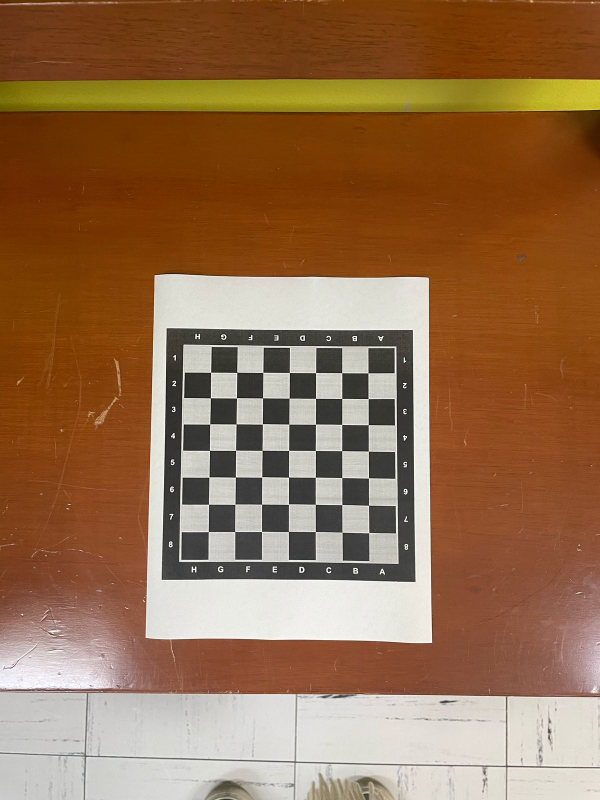
#> input picture ElissaCastellanos_MythiliKasibhatla/imagenes/img_chessboard/chessboard1.jpeg, 1200 x 1600 px, found by its file name (shown at 1/2 size)
$ jupyter execute --allow-errors Parcial1_CastellanosKasibhatla.ipynb
#> lines starting #> are read from the running program, lines starting #| are printed output that depends on the picture
#> further down, img is the input picture: shape (1600, 1200, 3); mean B, G, R 78.1, 110.8, 149
#> `gray = cv2.cvtColor(img, cv2.COLOR_BGR2GRAY)`:
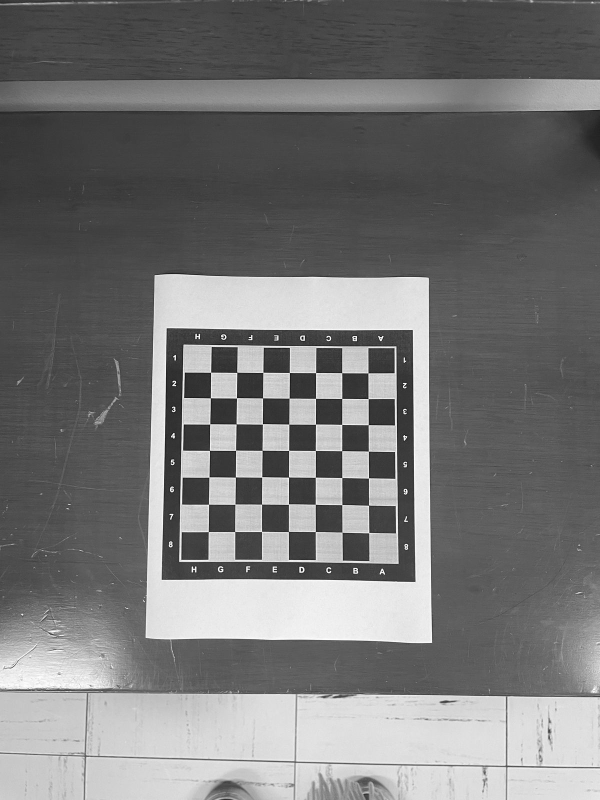
#> gray: shape (1600, 1200) (shown at 1/2 size); min 0, max 255, mean 118.5
#> `ret, corners = cv2.findChessboardCorners(gray, chessboard_size)`: ret = True; corners = 49 rows, first 8: [421.8, 744.8], [474.3, 745], [526.4, 745], [579, 745.5], [631.8, 745.9], [684.2, 746.1], [736.5, 746.3], [421.2, 796.2]
#> pass 2 of the loop `for fname in images:`:
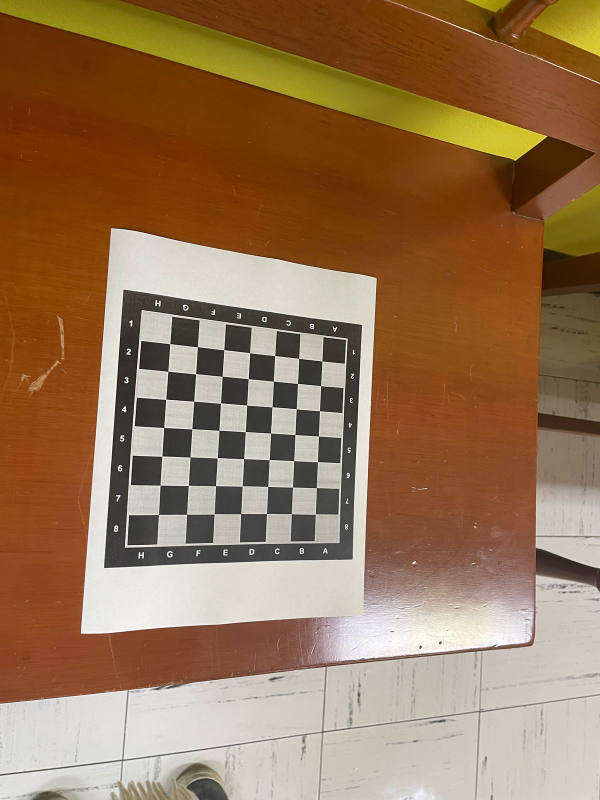
#> input picture ElissaCastellanos_MythiliKasibhatla/imagenes/img_chessboard/chessboard2.jpeg, 1200 x 1600 px, found by its file name (shown at 1/2 size)
#> img is the input picture: shape (1600, 1200, 3); mean B, G, R 85.7, 117.8, 150.3
#> `gray = cv2.cvtColor(img, cv2.COLOR_BGR2GRAY)`:
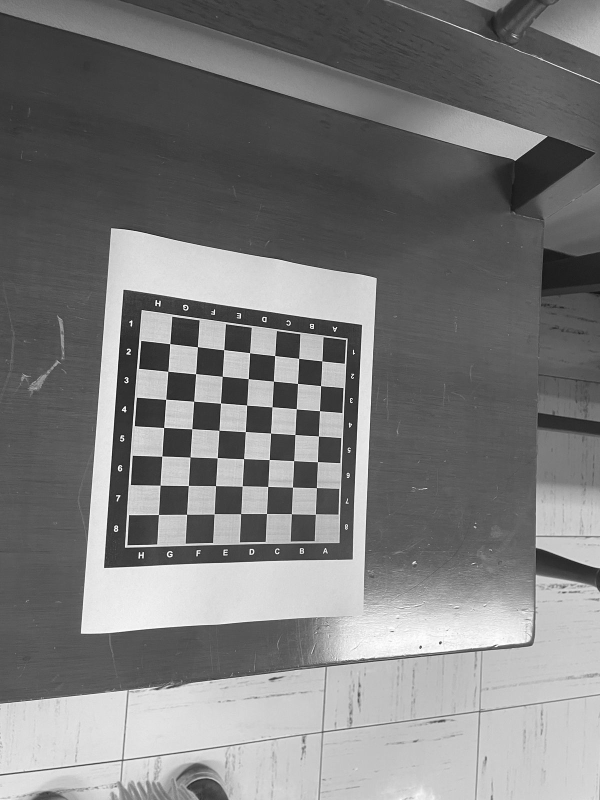
#> gray: shape (1600, 1200) (shown at 1/2 size); min 0, max 255, mean 123.9
#> corners = 49 rows, first 8: [340.1, 687.7], [395.3, 694], [448.2, 699.7], [499.7, 705.9], [549.9, 711.6], [598, 717.2], [644.3, 722.3], [336.3, 743]
#> pass 3 of the loop `for fname in images:`:
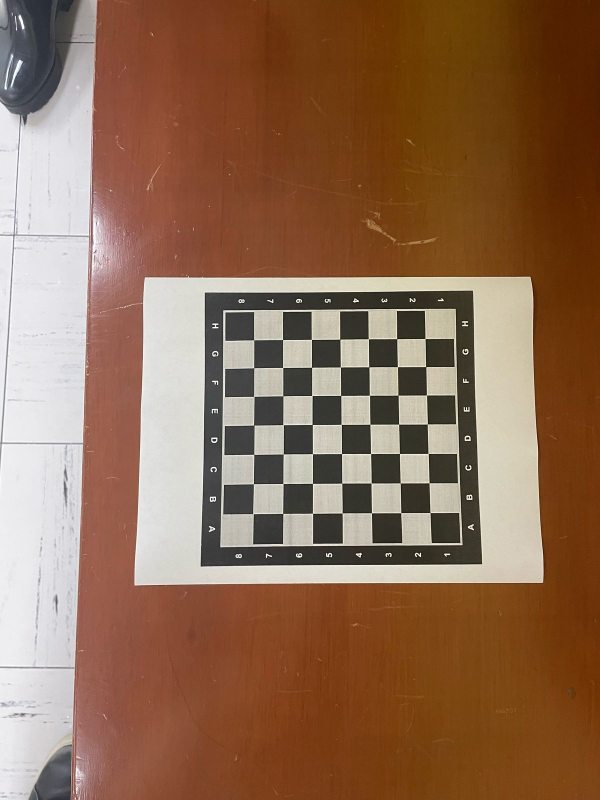
#> input picture ElissaCastellanos_MythiliKasibhatla/imagenes/img_chessboard/chessboard3.jpeg, 1200 x 1600 px, found by its file name (shown at 1/2 size)
#> img is the input picture: shape (1600, 1200, 3); mean B, G, R 83.5, 108.1, 143
#> `gray = cv2.cvtColor(img, cv2.COLOR_BGR2GRAY)`:
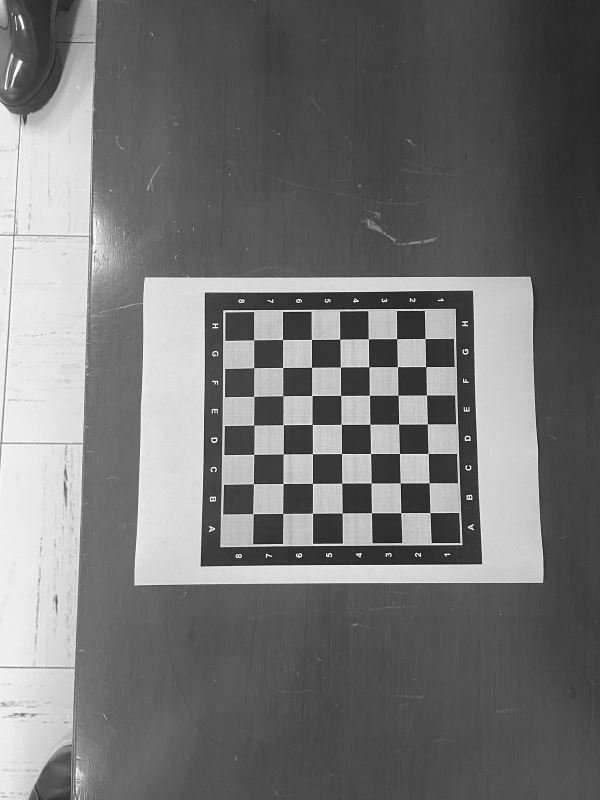
#> gray: shape (1600, 1200) (shown at 1/2 size); min 0, max 255, mean 115.8
#> corners = 49 rows, first 8: [850.5, 677.5], [852, 733.8], [853.6, 790.5], [854.8, 848.4], [856.6, 907.3], [858.5, 966.2], [860.5, 1025.6], [794, 677.8]
# Parcial 1: Reconstrucción 3D en Visión Computacional
##### Por: Elissa Castellanos y Mythili Kasibhatla

[cell 1]
#Importamos las librerías necesarias para el desarollo del trabajo
import cv2  # Librería de visión por computadora
import numpy as np  # Librería para manejar arreglos numéricos y operaciones matemáticas
import os  # Librería para interactuar con el sistema operativo
import open3d as o3d  # Librería para trabajar con nubes de puntos y modelos 3D
import matplotlib.pyplot as plt  # Librería para visualización de gráficos e imágenes

#### 1. Calibración de la cámara

Antes de realizar la reconstrucción 3D con Structure from Motion (SfM), es necesario calibrar la cámara para obtener sus parámetros intrínsecos y corregir cualquier distorsión óptica en las imágenes.

Para realizar esto utilizamos la calibración de la cámara que realizamos en el trabajo pasado de ChessBoard Calibration, donde tomamos fotos de un patrón de ajedrez, utilizamos OpenCV para identificar las esquinas y con esta información ejecutamos la función cv2.calibrateCamera() para obtener:
- Matriz de la cámara K (Parámetros intrínsecos)
- Coeficientes de distorción (Para corregir deformaciónes ópticas dadas por errores de la cámara utilizada)
- Vectores de rotación y traslación (Parámetros extrínsicos)

El código que utilizamos es el siguiente:

[cell 2]
# Parámetros del tablero de ajedrez
chessboard_size = (7,7) #Con esta linea determinamos el tamaño del tablero de ajedrez de la foto
#Definimos el numero de esquinas internas que tiene el tablero para que luego la función de OpenCV nos permita identificarlas en la imagen.

#Creamos una matriz del la cantidad de filas de los puntos interiores del tablero y con 3 columnas para representar el espacio de las coordenadas del mundo real, asumiendo que z = 0
objp = np.zeros((chessboard_size[0] * chessboard_size[1], 3), np.float32)
objp[:, :2] = np.mgrid[0:chessboard_size[0], 0:chessboard_size[1]].T.reshape(-1, 2)
#Generamos dos matrices, una de las coordenadas x de los puntos en la cuadricula y otra de las coordenadas y de los puntos en la cuadrícula

# Listas para almacenar puntos 3D y puntos 2D
objpoints = []  # Puntos en el mundo real (3D)
imgpoints = []  # Puntos en la imagen (2D)

# Aquí cargamos todas las imagenes que tomamos del tablero en diferentes orientaciones pero misma distancia.
images = [
    "imagenes\img_chessboard\chessboard1.jpeg",
    "imagenes\img_chessboard\chessboard2.jpeg",
    "imagenes\img_chessboard\chessboard3.jpeg",
    "imagenes\img_chessboard\chessboard4.jpeg",
    "imagenes\img_chessboard\chessboard5.jpeg",
    "imagenes\img_chessboard\chessboard6.jpeg",
    "imagenes\img_chessboard\chessboard7.jpeg",
    "imagenes\img_chessboard\chessboard8.jpeg",
]

#> (the rest of this cell did not finish here and is left out)

#### 2. Preprocesamiento de imagenes
Una vez capturadas las imágenes, es necesario prepararlas para la detección de características. Por lo tanto las convertimos a escala de grises. Esto es útil porque elimina la información de color, reduciendo la cantidad de datos a procesar y mejorando la eficiencia de los algoritmos de detección de características. Además, algunos detectores de características están diseñados para trabajar con imágenes en escala de grises, lo que permite una mejor extracción de puntos clave.

[cell 3]
# Definir la carpeta donde se encuentran las imágenes
image_folder = "imagenes\img_aguila"
#> image_folder = 'imagenes\\img_aguila'

# Obtener la lista de archivos de imagen en la carpeta y ordenarlos alfabéticamente
image_files = sorted([f for f in os.listdir(image_folder) if f.endswith(('.jpg', '.jpeg', '.png'))])
#> image_files = 3 items

# Cargar imágenes en escala de grises desde la carpeta especificada
images = [cv2.imread(os.path.join(image_folder, fname), cv2.IMREAD_GRAYSCALE) for fname in image_files]
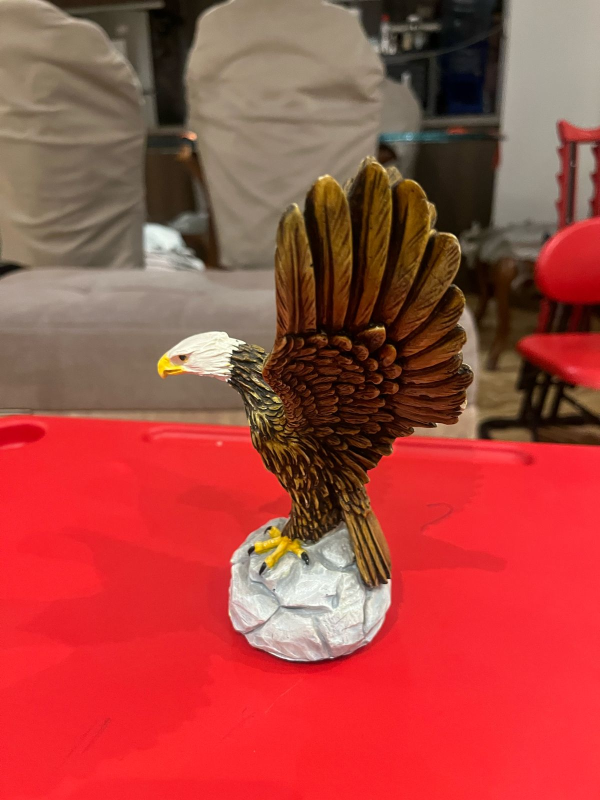
#> input picture ElissaCastellanos_MythiliKasibhatla/imagenes/img_aguila/WhatsApp Image 2025-02-25 at 8.05.29 PM.jpeg, 1200 x 1600 px, found by its file name (shown at 1/2 size)
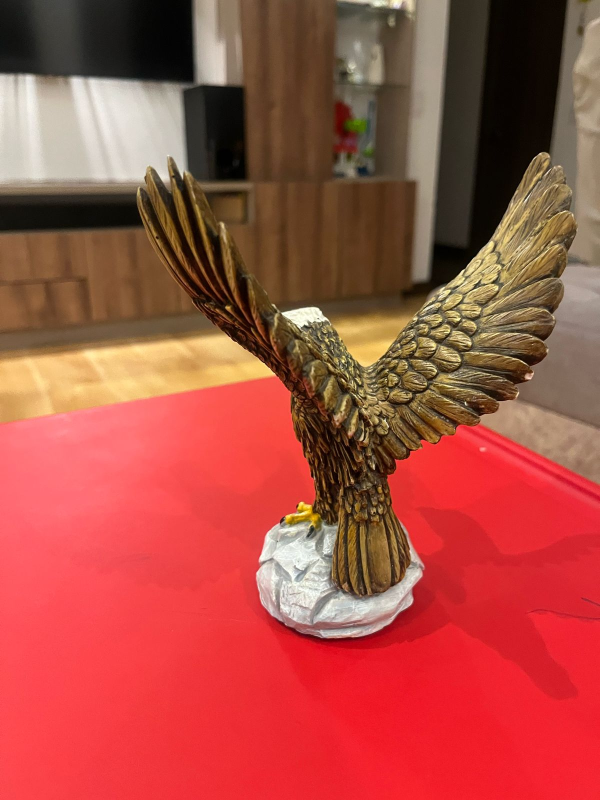
#> input picture ElissaCastellanos_MythiliKasibhatla/imagenes/img_aguila/WhatsApp Image 2025-02-25 at 8.05.30 PM (1).jpeg, 1200 x 1600 px, found by its file name (shown at 1/2 size)
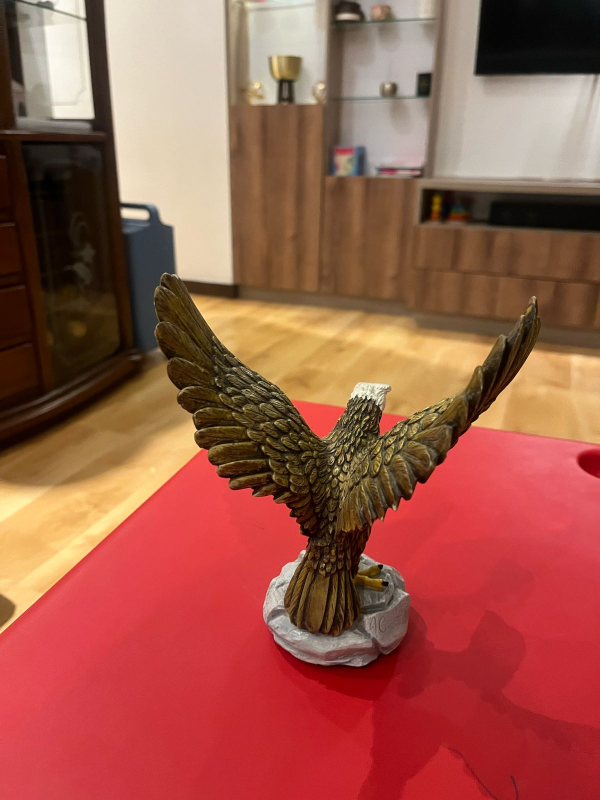
#> input picture ElissaCastellanos_MythiliKasibhatla/imagenes/img_aguila/WhatsApp Image 2025-02-25 at 8.05.31 PM (2).jpeg, 1200 x 1600 px, found by its file name (shown at 1/2 size)

#### 3. Detección de características y emparejamiento de puntos

Ahora que tenemos las imágenes corregidas, el siguiente paso es detectar puntos clave en cada imagen y emparejarlos entre diferentes vistas. Esto es fundamental para Structure from Motion (SfM), ya que estos puntos nos permitirán estimar la posición relativa de las cámaras y reconstruir la estructura 3D de la escena. Para este paso utilizamos los siguientes algoritmos:
- SIFT (Scale-Invariant Feature Transform): Lo utilizamos para la detección de características porque es un método robusto a cambios de escala, iluminación y rotación. Esto significa que los puntos clave extraídos serán consistentes incluso si la imagen cambia de tamaño o está ligeramente iluminada de manera diferente.
- FLANN-Based Matcher (Fast Library for Approximate Nearest Neighbors): Lo usamos parav la correspondencia de puntos. FLANN es una buena opción porque permite encontrar correspondencias entre los puntos clave de manera eficiente, incluso cuando se manejan grandes volúmenes de datos. Utiliza estructuras de búsqueda óptimas para acelerar el emparejamiento de características.

[cell 4]
# Crear detector SIFT con un máximo de 8000 características detectadas
sift = cv2.SIFT_create(nfeatures=8000)

# Listas para almacenar puntos clave y descriptores
keypoints_list = []  # Lista de puntos clave detectados en cada imagen
descriptors_list = []  # Lista de descriptores correspondientes a cada punto clave

# Detectar características en cada imagen y calcular sus descriptores
for gray in images:
    keypoints, descriptors = sift.detectAndCompute(gray, None)  # Detecta los puntos clave y extrae los descriptores
    keypoints_list.append(keypoints)  # Almacena los puntos clave
    descriptors_list.append(descriptors)  # Almacena los descriptores
#> this loop made 3 passes
#> after the loop, descriptors_list = 3 items; keypoints_list = 3 items

# Verificar cuántas características se detectaron en cada imagen
for i, keypoints in enumerate(keypoints_list):
    print(f"Imagen {i}: {len(keypoints)} características detectadas")

# Emparejamiento de características utilizando el algoritmo FLANN
# FLANN (Fast Library for Approximate Nearest Neighbors) es eficiente para encontrar coincidencias entre descriptores
matcher = cv2.FlannBasedMatcher(dict(algorithm=1, trees=5), dict(checks=50))
matches_list = []  # Lista para almacenar los emparejamientos entre imágenes

#Guardar solo los emparejamientos válidos
for i in range(len(descriptors_list) - 1):
    matches = matcher.knnMatch(descriptors_list[i], descriptors_list[i + 1], k=2)  # Busca los dos mejores emparejamientos

    # Aplicar el ratio test de Lowe para filtrar emparejamientos correctos
    good_matches = [m for m, n in matches if m.distance < 0.75 * n.distance]

    # Filtrar emparejamientos inválidos asegurando que los índices sean válidos
    num_keypoints_img1 = len(keypoints_list[i])
    num_keypoints_img2 = len(keypoints_list[i + 1])
    valid_matches = [m for m in good_matches if m.queryIdx < num_keypoints_img1 and m.trainIdx < num_keypoints_img2]

    matches_list.append(valid_matches)  # Almacenar los emparejamientos válidos
#> this loop made 2 passes
#> (matches, good_matches, num_keypoints_img1, num_keypoints_img2, valid_matches) on passes 1 to 2: (3224 matches, 59 matches, 3224, 4859, 59 matches), (4859 matches, 62 matches, 4859, 3136, 62 matches)
#> after the loop, matches_list = 2 matches

# Dibujar y mostrar emparejamientos entre dos imágenes seleccionadas
# Se elige una imagen intermedia para visualizar los emparejamientos
#> (the rest of this cell did not finish here and is left out)
